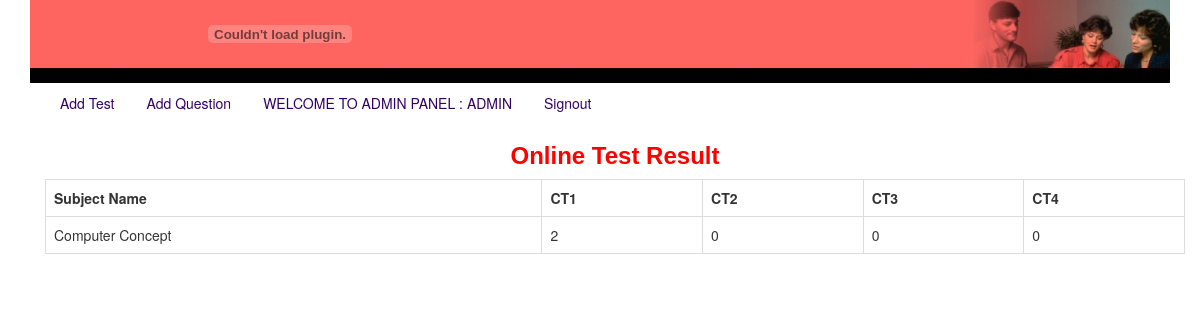
The page /onlineexam/result.php (signed in) on the database its author committed.
### tables this page shows
CREATE TABLE `result` (
  `id` int(11) NOT NULL,
  `sid` int(11) NOT NULL,
  `sub` varchar(200) NOT NULL,
  `ct1` float NOT NULL,
  `ct2` float NOT NULL,
  `ct3` float NOT NULL,
  `ct4` float NOT NULL,
  `mid` float NOT NULL,
  `final` float NOT NULL,
  `ass1` float NOT NULL,
  `ass2` float NOT NULL,
  `attendance` float NOT NULL,
  `total` float NOT NULL,
  `cgpa` float NOT NULL,
  `datetime` datetime NOT NULL
);

### onlineexam/result.php (the view)
<?php
include("header.php");
include("database.php");
?>
<?php
extract($_SESSION);
$sql = "select * from result where sid='$LOGIN_ID'";
$result = $conn->query($sql);
if ($result->num_rows > 0) {
    ?>
    <h1 class=head1>Online Test Result </h1>
    <table class="table table-responsive table-bordered">
        <tr>
            <th>Subject Name </th>
            <th>CT1 </th>
            <th>CT2 </th>
            <th>CT3 </th>
            <th>CT4 </th>
        </tr>
        <?php while ($row = $result->fetch_assoc()) { ?>
            <tr>
                <td><?= $row['sub']; ?> </td>
                <td>
                    <?php
                    if ($row['ct1'] == -1)
                        echo 'Not take exam';
                    else
                        echo $row['ct1'];
                    ?>
                </td>
                <td>
                    <?php
                    if ($row['ct2'] == -1)
                        echo 'Not take exam';
                    else
                        echo $row['ct2'];
                    ?>
                </td>
                <td>
                    <?php
                    if ($row['ct3'] == -1)
                        echo 'Not take exam';
                    else
                        echo $row['ct3'];
                    ?>
                </td>
                <td>
                    <?php
                    if ($row['ct4'] == -1)
                        echo 'Not take exam';
                    else
                        echo $row['ct4'];
                    ?>
                </td>
            </tr>
            <?php
        }
        echo "</table>";
    }
    ?>
</body>
</html>

### onlineexam/quiz.css (style rules this page uses)
body { margin-left: 0px; margin-top: 0px; }
.head1 { font-family: Arial, Helvetica, sans-serif; font-size: 24px; color: #FF0000; text-align: center; font-weight: bold; }

### rows shown on the page
result: sub "Computer Concept", ct1 "2", ct2 "0", ct3 "0", ct4 "0"

### other values the page prints
$LOGIN_NAME "ADMIN"
$LOGIN_TYPE "ADMIN"
